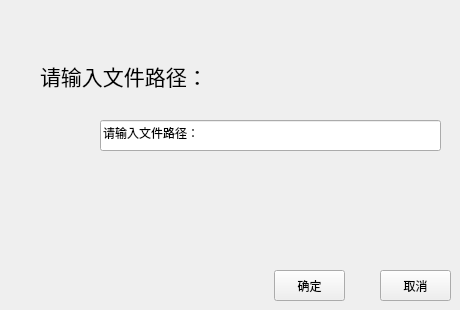
      <widget class="QWidget" name="page_8">
       <widget class="QLabel" name="label_9">
        <property name="geometry">
         <rect>
          <x>40</x>
          <y>60</y>
          <width>171</width>
          <height>31</height>
         </rect>
        </property>
        <property name="font">
         <font>
          <pointsize>16</pointsize>
         </font>
        </property>
        <property name="text">
         <string>请输入文件路径：</string>
        </property>
       </widget>
       <widget class="QLineEdit" name="lineEdit_textPath_open">
        <property name="geometry">
         <rect>
          <x>100</x>
          <y>120</y>
          <width>341</width>
          <height>31</height>
         </rect>
        </property>
        <property name="text">
         <string>请输入文件路径：</string>
        </property>
       </widget>
       <widget class="QPushButton" name="pushButton_textOpen">
        <property name="geometry">
         <rect>
          <x>274</x>
          <y>270</y>
          <width>71</width>
          <height>31</height>
         </rect>
        </property>
        <property name="text">
         <string>确定</string>
        </property>
       </widget>
       <widget class="QPushButton" name="pushButton_textOpenCancel">
        <property name="geometry">
         <rect>
          <x>380</x>
          <y>270</y>
          <width>71</width>
          <height>31</height>
         </rect>
        </property>
        <property name="text">
         <string>取消</string>
        </property>
       </widget>
      </widget>
